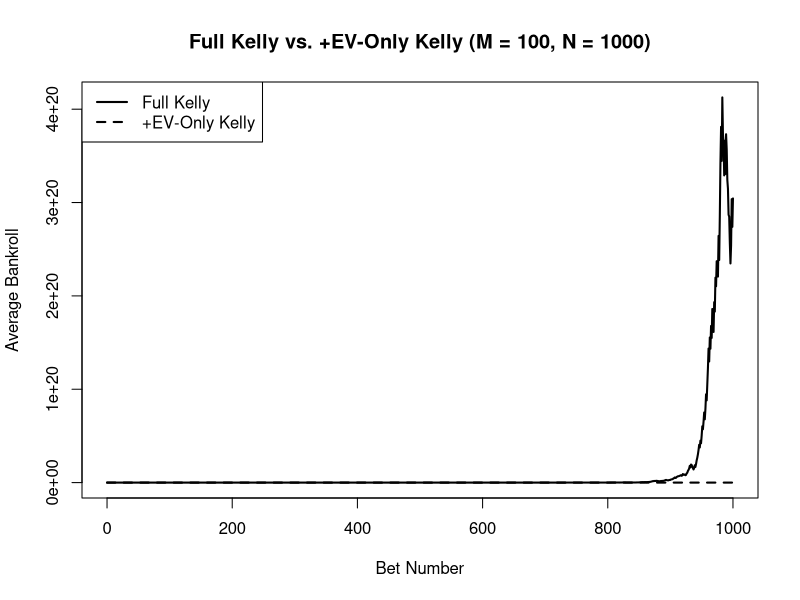

Generate this figure with R:
set.seed(123)

# -----------------------------------------------------------------------------
# Task setup: choose m = 3, find p and α so that one horse is −EV but still gets f>0
# -----------------------------------------------------------------------------
p     <- c(0.50, 0.30, 0.20)   # (p1, p2, p3)
alpha <- c(1.8, 4.0, 6.0)      # (α1, α2, α3)
# Check EVs: pi * αi − 1
ev    <- p * alpha - 1
print(ev)  # horse 1 has −EV but we will see f1>0
# -----------------------------------------------------------------------------
# Step 1 of algorithm: Permute indices so that p[i]*α[i] ≥ p[i+1]*α[i+1]
# -----------------------------------------------------------------------------
kelly_alloc <- function(p, alpha) {
  m   <- length(p)
  # 1. Order by descending edge = p*α
  idx   <- order(p * alpha, decreasing = TRUE)
  p_ord <- p[idx]
  a_ord <- alpha[idx]
  
  # -----------------------------------------------------------------------------
  # Step 2: Compute cumulative sums and find b = min_t>0 (1 - P[t])/(1 - Σ[t])
  #   where P[t] = sum_{i=1}^t p_ord[i],
  #         Σ[t] = sum_{i=1}^t 1/α_ord[i]
  # -----------------------------------------------------------------------------
  Pcum    <- cumsum(p_ord)
  Scum    <- cumsum(1 / a_ord)
  b_vals  <- (1 - Pcum) / (1 - Scum)
  t_star  <- which.min(b_vals)         # index t achieving the minimum
  b_star  <- b_vals[t_star]            # reserve fraction
  
  # -----------------------------------------------------------------------------
  # Step 3: Set f_ord[i] = max(0, p_ord[i] - b_star / a_ord[i])
  # -----------------------------------------------------------------------------
  f_ord <- p_ord - b_star / a_ord
  f_ord[f_ord < 0] <- 0
  
  # Restore original order
  f <- numeric(m)
  f[idx] <- f_ord
  return(f)
}

# Test that our allocation gives f>0 on a −EV horse
f_test <- kelly_alloc(p, alpha)
print(f_test)
print(ev < 0 & f_test > 0)  # should be TRUE for at least one horse

# -----------------------------------------------------------------------------
# Simulation function: one path of N bets under either strategy
# -----------------------------------------------------------------------------
simulate_bankroll <- function(use_full_kelly = TRUE, N = 1000) {
  bank    <- numeric(N + 1)
  bank[1] <- 1
  
  # Precompute full Kelly allocation
  f_full <- kelly_alloc(p, alpha)
  
  # Strategy 2 adjustment: zero out −EV horses, then renormalize total stake to sum(f_full)
  f_pos  <- ifelse(p * alpha - 1 > 0, f_full, 0)
  if (!use_full_kelly && sum(f_pos) > 0) {
    f_pos <- f_pos / sum(f_pos) * sum(f_full)
  }
  
  # Choose allocation vector based on strategy flag
  f_strat <- if (use_full_kelly) f_full else f_pos
  
  # Run N independent bets
  for (n in 1:N) {
    winner    <- sample(1:3, 1, prob = p)
    # return = sum over horses of [stake fraction * odds if win], plus the unbet reserve
    ret       <- sum(f_strat * ifelse(seq_along(p) == winner, alpha, 0))
    bank[n+1] <- bank[n] * (ret + (1 - sum(f_strat)))
  }
  
  return(bank)
}

# -----------------------------------------------------------------------------
# Task 2: Run M = 100 simulations of N = 1000 bets for each strategy
# -----------------------------------------------------------------------------
M <- 100
N <- 1000

traj_full <- matrix(0, nrow = M, ncol = N + 1)
traj_pos  <- matrix(0, nrow = M, ncol = N + 1)

for (i in 1:M) {
  traj_full[i, ] <- simulate_bankroll(TRUE,  N)
  traj_pos[i, ]  <- simulate_bankroll(FALSE, N)
}

# Compute average bankroll trajectories
mean_full <- colMeans(traj_full)
mean_pos  <- colMeans(traj_pos)

# -----------------------------------------------------------------------------
# Task 3: Plot the average bankroll after N bets for each strategy
# -----------------------------------------------------------------------------
plot(
  0:N, mean_full, type = "l", lwd = 2,
  xlab = "Bet Number", ylab = "Average Bankroll",
  main = "Full Kelly vs. +EV-Only Kelly (M = 100, N = 1000)",
  ylim = range(mean_full, mean_pos)
)
lines(0:N, mean_pos, lwd = 2, lty = 2)
legend(
  "topleft",
  legend = c("Full Kelly", "+EV-Only Kelly"),
  lwd    = 2,
  lty    = c(1, 2)
)